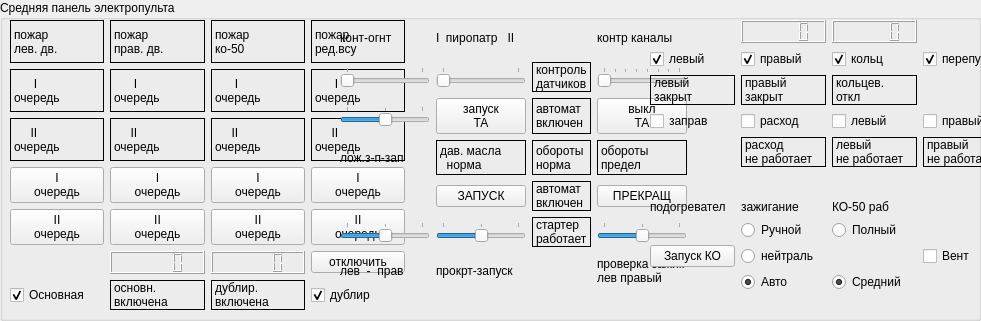
  <widget class="QGroupBox" name="gbMPE">
   <property name="geometry">
    <rect>
     <x>310</x>
     <y>153</y>
     <width>981</width>
     <height>321</height>
    </rect>
   </property>
   <property name="title">
    <string>Средняя панель электропульта</string>
   </property>
   <widget class="QWidget" name="gridLayoutWidget_3">
    <property name="geometry">
     <rect>
      <x>10</x>
      <y>20</y>
      <width>395</width>
      <height>290</height>
     </rect>
    </property>
    <layout class="QGridLayout" name="gridLayout_7">
     <item row="1" column="3">
      <widget class="QLabel" name="i_red_vsu_1_queue">
       <property name="frameShape">
        <enum>QFrame::Box</enum>
       </property>
       <property name="text">
        <string>      I
очередь</string>
       </property>
      </widget>
     </item>
     <item row="5" column="2">
      <widget class="QLCDNumber" name="f_p_hidro_second_2"/>
     </item>
     <item row="2" column="3">
      <widget class="QLabel" name="i_red_vsu_2_queue">
       <property name="frameShape">
        <enum>QFrame::Box</enum>
       </property>
       <property name="text">
        <string>     II
очередь</string>
       </property>
      </widget>
     </item>
     <item row="4" column="3">
      <widget class="QPushButton" name="t_red_vsu_2_queue">
       <property name="text">
        <string>II
очередь</string>
       </property>
      </widget>
     </item>
     <item row="1" column="1">
      <widget class="QLabel" name="i_eng_rght_1_queue">
       <property name="frameShape">
        <enum>QFrame::Box</enum>
       </property>
       <property name="text">
        <string>      I
очередь</string>
       </property>
      </widget>
     </item>
     <item row="5" column="1">
      <widget class="QLCDNumber" name="f_p_hidro_main_2"/>
     </item>
     <item row="0" column="0">
      <widget class="QLabel" name="i_eng_left_fire">
       <property name="frameShape">
        <enum>QFrame::Box</enum>
       </property>
       <property name="text">
        <string>пожар
лев. дв.</string>
       </property>
      </widget>
     </item>
     <item row="1" column="2">
      <widget class="QLabel" name="i_ko_50_1_queue">
       <property name="frameShape">
        <enum>QFrame::Box</enum>
       </property>
       <property name="text">
        <string>      I
очередь</string>
       </property>
      </widget>
     </item>
     <item row="0" column="2">
      <widget class="QLabel" name="i_ko_50_fire">
       <property name="frameShape">
        <enum>QFrame::Box</enum>
       </property>
       <property name="text">
        <string>пожар 
ко-50</string>
       </property>
      </widget>
     </item>
     <item row="4" column="1">
      <widget class="QPushButton" name="t_eng_rght_2_queue">
       <property name="text">
        <string>II
очередь</string>
       </property>
      </widget>
     </item>
     <item row="4" column="2">
      <widget class="QPushButton" name="t_ko_50_2_queue">
       <property name="text">
        <string>II
очередь</string>
       </property>
      </widget>
     </item>
     <item row="3" column="3">
      <widget class="QPushButton" name="t_red_vsu_1_queue">
       <property name="text">
        <string>I
очередь</string>
       </property>
      </widget>
     </item>
     <item row="2" column="0">
      <widget class="QLabel" name="i_eng_left_2_queue">
       <property name="frameShape">
        <enum>QFrame::Box</enum>
       </property>
       <property name="text">
        <string>     II
очередь</string>
       </property>
      </widget>
     </item>
     <item row="3" column="1">
      <widget class="QPushButton" name="t_eng_rght_1_queue">
       <property name="text">
        <string>I
очередь</string>
       </property>
      </widget>
     </item>
     <item row="2" column="1">
      <widget class="QLabel" name="i_eng_rght_2_queue">
       <property name="frameShape">
        <enum>QFrame::Box</enum>
       </property>
       <property name="text">
        <string>     II
очередь</string>
       </property>
      </widget>
     </item>
     <item row="3" column="2">
      <widget class="QPushButton" name="t_ko_50_1_queue">
       <property name="text">
        <string>I
очередь</string>
       </property>
      </widget>
     </item>
     <item row="3" column="0">
      <widget class="QPushButton" name="t_eng_left_1_queue">
       <property name="text">
        <string>I
очередь</string>
       </property>
      </widget>
     </item>
     <item row="0" column="3">
      <widget class="QLabel" name="i_red_vsu_fire">
       <property name="frameShape">
        <enum>QFrame::Box</enum>
       </property>
       <property name="text">
        <string>пожар
ред.всу</string>
       </property>
      </widget>
     </item>
     <item row="4" column="0">
      <widget class="QPushButton" name="t_eng_left_2_queue">
       <property name="text">
        <string>II
очередь</string>
       </property>
      </widget>
     </item>
     <item row="0" column="1">
      <widget class="QLabel" name="i_eng_rght_fire">
       <property name="frameShape">
        <enum>QFrame::Box</enum>
       </property>
       <property name="text">
        <string>пожар
прав. дв.</string>
       </property>
      </widget>
     </item>
     <item row="1" column="0">
      <widget class="QLabel" name="i_eng_left_1_queue">
       <property name="frameShape">
        <enum>QFrame::Box</enum>
       </property>
       <property name="text">
        <string>      I
очередь</string>
       </property>
      </widget>
     </item>
     <item row="2" column="2">
      <widget class="QLabel" name="i_ko_50_2_queue">
       <property name="frameShape">
        <enum>QFrame::Box</enum>
       </property>
       <property name="text">
        <string>     II
очередь</string>
       </property>
      </widget>
     </item>
     <item row="6" column="0">
      <widget class="QCheckBox" name="t_hidro_main">
       <property name="text">
        <string>Основная</string>
       </property>
       <property name="checked">
        <bool>true</bool>
       </property>
      </widget>
     </item>
     <item row="6" column="3">
      <widget class="QCheckBox" name="t_hidro_second">
       <property name="text">
        <string>дублир</string>
       </property>
       <property name="checked">
        <bool>true</bool>
       </property>
      </widget>
     </item>
     <item row="6" column="1">
      <widget class="QLabel" name="i_hidro_main">
       <property name="frameShape">
        <enum>QFrame::Box</enum>
       </property>
       <property name="text">
        <string>основн.
включена</string>
       </property>
      </widget>
     </item>
     <item row="6" column="2">
      <widget class="QLabel" name="i_hidro_second">
       <property name="frameShape">
        <enum>QFrame::Box</enum>
       </property>
       <property name="text">
        <string>дублир.
включена</string>
       </property>
      </widget>
     </item>
     <item row="5" column="3">
      <widget class="QPushButton" name="t_off_second_hidro">
       <property name="text">
        <string>отключить</string>
       </property>
      </widget>
     </item>
    </layout>
   </widget>
   <widget class="QWidget" name="gridLayoutWidget_4">
    <property name="geometry">
     <rect>
      <x>340</x>
      <y>20</y>
      <width>347</width>
      <height>269</height>
     </rect>
    </property>
    <layout class="QGridLayout" name="gridLayout_8">
     <item row="2" column="3">
      <widget class="QPushButton" name="pbTAStop">
       <property name="text">
        <string>выкл
ТА</string>
       </property>
       <property name="checkable">
        <bool>false</bool>
       </property>
      </widget>
     </item>
     <item row="1" column="2">
      <widget class="QLabel" name="i_contr_sensors">
       <property name="frameShape">
        <enum>QFrame::Box</enum>
       </property>
       <property name="text">
        <string>контроль
датчиков</string>
       </property>
      </widget>
     </item>
     <item row="1" column="3">
      <widget class="QSlider" name="horizontalSlider_9">
       <property name="maximum">
        <number>7</number>
       </property>
       <property name="pageStep">
        <number>1</number>
       </property>
       <property name="orientation">
        <enum>Qt::Horizontal</enum>
       </property>
       <property name="tickPosition">
        <enum>QSlider::TicksAbove</enum>
       </property>
      </widget>
     </item>
     <item row="5" column="3">
      <widget class="QSlider" name="horizontalSlider_8">
       <property name="maximum">
        <number>2</number>
       </property>
       <property name="pageStep">
        <number>1</number>
       </property>
       <property name="value">
        <number>1</number>
       </property>
       <property name="orientation">
        <enum>Qt::Horizontal</enum>
       </property>
       <property name="tickPosition">
        <enum>QSlider::TicksAbove</enum>
       </property>
      </widget>
     </item>
     <item row="4" column="3">
      <widget class="QPushButton" name="pbLanchOff">
       <property name="text">
        <string>ПРЕКРАЩ</string>
       </property>
       <property name="checkable">
        <bool>false</bool>
       </property>
      </widget>
     </item>
     <item row="3" column="0">
      <widget class="QLabel" name="label_46">
       <property name="text">
        <string>лож.з-п-зап</string>
       </property>
      </widget>
     </item>
     <item row="6" column="3">
      <widget class="QLabel" name="label_45">
       <property name="text">
        <string>проверка зажиг.
лев правый</string>
       </property>
      </widget>
     </item>
     <item row="6" column="1">
      <widget class="QLabel" name="label_44">
       <property name="text">
        <string>прокрт-запуск</string>
       </property>
      </widget>
     </item>
     <item row="3" column="3">
      <widget class="QLabel" name="i_rpm_max">
       <property name="frameShape">
        <enum>QFrame::Box</enum>
       </property>
       <property name="text">
        <string>обороты
предел</string>
       </property>
      </widget>
     </item>
     <item row="1" column="1">
      <widget class="QSlider" name="horizontalSlider_4">
       <property name="minimum">
        <number>0</number>
       </property>
       <property name="maximum">
        <number>1</number>
       </property>
       <property name="pageStep">
        <number>1</number>
       </property>
       <property name="value">
        <number>0</number>
       </property>
       <property name="orientation">
        <enum>Qt::Horizontal</enum>
       </property>
       <property name="tickPosition">
        <enum>QSlider::TicksAbove</enum>
       </property>
      </widget>
     </item>
     <item row="5" column="1">
      <widget class="QSlider" name="horizontalSlider_6">
       <property name="maximum">
        <number>2</number>
       </property>
       <property name="pageStep">
        <number>1</number>
       </property>
       <property name="value">
        <number>1</number>
       </property>
       <property name="orientation">
        <enum>Qt::Horizontal</enum>
       </property>
       <property name="tickPosition">
        <enum>QSlider::TicksAbove</enum>
       </property>
      </widget>
     </item>
     <item row="5" column="2">
      <widget class="QLabel" name="i_ta_work">
       <property name="frameShape">
        <enum>QFrame::Box</enum>
       </property>
       <property name="text">
        <string>стартер
работает</string>
       </property>
      </widget>
     </item>
     <item row="2" column="0">
      <widget class="QSlider" name="horizontalSlider_5">
       <property name="maximum">
        <number>2</number>
       </property>
       <property name="pageStep">
        <number>1</number>
       </property>
       <property name="value">
        <number>1</number>
       </property>
       <property name="orientation">
        <enum>Qt::Horizontal</enum>
       </property>
       <property name="tickPosition">
        <enum>QSlider::TicksAbove</enum>
       </property>
      </widget>
     </item>
     <item row="4" column="2">
      <widget class="QLabel" name="i_eng_automat_on">
       <property name="frameShape">
        <enum>QFrame::Box</enum>
       </property>
       <property name="text">
        <string>автомат
включен</string>
       </property>
      </widget>
     </item>
     <item row="2" column="1">
      <widget class="QPushButton" name="pbTAStart">
       <property name="text">
        <string>запуск
ТА</string>
       </property>
       <property name="checkable">
        <bool>false</bool>
       </property>
      </widget>
     </item>
     <item row="1" column="0">
      <widget class="QSlider" name="horizontalSlider_3">
       <property name="maximum">
        <number>1</number>
       </property>
       <property name="pageStep">
        <number>1</number>
       </property>
       <property name="value">
        <number>0</number>
       </property>
       <property name="orientation">
        <enum>Qt::Horizontal</enum>
       </property>
       <property name="tickPosition">
        <enum>QSlider::TicksAbove</enum>
       </property>
      </widget>
     </item>
     <item row="3" column="2">
      <widget class="QLabel" name="i_rpm_norm">
       <property name="frameShape">
        <enum>QFrame::Box</enum>
       </property>
       <property name="text">
        <string>обороты
норма</string>
       </property>
      </widget>
     </item>
     <item row="6" column="0">
      <widget class="QLabel" name="label_43">
       <property name="text">
        <string>лев  -  прав</string>
       </property>
      </widget>
     </item>
     <item row="3" column="1">
      <widget class="QLabel" name="i_p_oil_norm">
       <property name="frameShape">
        <enum>QFrame::Box</enum>
       </property>
       <property name="text">
        <string>дав. масла
  норма</string>
       </property>
      </widget>
     </item>
     <item row="4" column="1">
      <widget class="QPushButton" name="pbLanch">
       <property name="text">
        <string>ЗАПУСК</string>
       </property>
       <property name="checkable">
        <bool>false</bool>
       </property>
       <property name="checked">
        <bool>false</bool>
       </property>
      </widget>
     </item>
     <item row="2" column="2">
      <widget class="QLabel" name="i_ta_automat_on">
       <property name="frameShape">
        <enum>QFrame::Box</enum>
       </property>
       <property name="text">
        <string>автомат
включен</string>
       </property>
      </widget>
     </item>
     <item row="5" column="0">
      <widget class="QSlider" name="horizontalSlider_7">
       <property name="maximum">
        <number>2</number>
       </property>
       <property name="pageStep">
        <number>1</number>
       </property>
       <property name="value">
        <number>1</number>
       </property>
       <property name="orientation">
        <enum>Qt::Horizontal</enum>
       </property>
       <property name="tickPosition">
        <enum>QSlider::TicksAbove</enum>
       </property>
      </widget>
     </item>
     <item row="0" column="0">
      <widget class="QLabel" name="label_47">
       <property name="text">
        <string>конт-огнт</string>
       </property>
      </widget>
     </item>
     <item row="0" column="1">
      <widget class="QLabel" name="label_48">
       <property name="text">
        <string>I  пиропатр   II</string>
       </property>
      </widget>
     </item>
     <item row="0" column="3">
      <widget class="QLabel" name="label_49">
       <property name="text">
        <string>контр каналы</string>
       </property>
      </widget>
     </item>
    </layout>
   </widget>
   <widget class="QWidget" name="gridLayoutWidget_5">
    <property name="geometry">
     <rect>
      <x>650</x>
      <y>20</y>
      <width>358</width>
      <height>272</height>
     </rect>
    </property>
    <layout class="QGridLayout" name="gridLayout_9">
     <item row="7" column="2">
      <widget class="QRadioButton" name="t_ko50_full">
       <property name="text">
        <string>Полный</string>
       </property>
       <attribute name="buttonGroup">
        <string notr="true">ko_power</string>
       </attribute>
      </widget>
     </item>
     <item row="7" column="1">
      <widget class="QRadioButton" name="t_ko50_man">
       <property name="text">
        <string>Ручной</string>
       </property>
       <attribute name="buttonGroup">
        <string notr="true">ko_mode</string>
       </attribute>
      </widget>
     </item>
     <item row="9" column="2">
      <widget class="QRadioButton" name="t_ko50_midl">
       <property name="text">
        <string>Средний</string>
       </property>
       <property name="checked">
        <bool>true</bool>
       </property>
       <attribute name="buttonGroup">
        <string notr="true">ko_power</string>
       </attribute>
      </widget>
     </item>
     <item row="0" column="1">
      <widget class="QLCDNumber" name="f_t_ta_2"/>
     </item>
     <item row="4" column="3">
      <widget class="QLabel" name="i_fpump_right_off">
       <property name="frameShape">
        <enum>QFrame::Box</enum>
       </property>
       <property name="text">
        <string>правый
не работает</string>
       </property>
      </widget>
     </item>
     <item row="9" column="1">
      <widget class="QRadioButton" name="t_ko50_auto">
       <property name="text">
        <string>Авто</string>
       </property>
       <property name="checked">
        <bool>true</bool>
       </property>
       <attribute name="buttonGroup">
        <string notr="true">ko_mode</string>
       </attribute>
      </widget>
     </item>
     <item row="2" column="1">
      <widget class="QLabel" name="i_fuel_right_close">
       <property name="frameShape">
        <enum>QFrame::Box</enum>
       </property>
       <property name="text">
        <string>правый
закрыт</string>
       </property>
      </widget>
     </item>
     <item row="2" column="2">
      <widget class="QLabel" name="i_fuel_bypass_close">
       <property name="frameShape">
        <enum>QFrame::Box</enum>
       </property>
       <property name="text">
        <string>кольцев.
откл</string>
       </property>
      </widget>
     </item>
     <item row="3" column="1">
      <widget class="QCheckBox" name="t_fpump_consum">
       <property name="text">
        <string>расход</string>
       </property>
      </widget>
     </item>
     <item row="7" column="3" rowspan="3">
      <widget class="QCheckBox" name="t_ko50_vent">
       <property name="text">
        <string>Вент</string>
       </property>
      </widget>
     </item>
     <item row="0" column="2">
      <widget class="QLCDNumber" name="f_p_ta_2"/>
     </item>
     <item row="4" column="2">
      <widget class="QLabel" name="i_fpump_left_off">
       <property name="frameShape">
        <enum>QFrame::Box</enum>
       </property>
       <property name="text">
        <string>левый
не работает</string>
       </property>
      </widget>
     </item>
     <item row="2" column="0">
      <widget class="QLabel" name="i_fuel_left_close">
       <property name="frameShape">
        <enum>QFrame::Box</enum>
       </property>
       <property name="text">
        <string>левый
закрыт</string>
       </property>
      </widget>
     </item>
     <item row="6" column="1">
      <widget class="QLabel" name="i_ko50_ignition">
       <property name="text">
        <string>зажигание</string>
       </property>
      </widget>
     </item>
     <item row="4" column="1">
      <widget class="QLabel" name="i_fpump_consum_off">
       <property name="frameShape">
        <enum>QFrame::Box</enum>
       </property>
       <property name="text">
        <string>расход
не работает</string>
       </property>
      </widget>
     </item>
     <item row="1" column="2">
      <widget class="QCheckBox" name="t_fuel_bypass_close">
       <property name="text">
        <string>кольц</string>
       </property>
       <property name="checked">
        <bool>true</bool>
       </property>
      </widget>
     </item>
     <item row="5" column="1">
      <spacer name="verticalSpacer_2">
       <property name="orientation">
        <enum>Qt::Vertical</enum>
       </property>
       <property name="sizeHint" stdset="0">
        <size>
         <width>20</width>
         <height>40</height>
        </size>
       </property>
      </spacer>
     </item>
     <item row="3" column="0">
      <widget class="QCheckBox" name="t_fpump_refil">
       <property name="text">
        <string>заправ</string>
       </property>
      </widget>
     </item>
     <item row="1" column="1">
      <widget class="QCheckBox" name="t_fuel_right_close">
       <property name="text">
        <string>правый</string>
       </property>
       <property name="checked">
        <bool>true</bool>
       </property>
      </widget>
     </item>
     <item row="3" column="3">
      <widget class="QCheckBox" name="t_fpump_right">
       <property name="text">
        <string>правый</string>
       </property>
      </widget>
     </item>
     <item row="6" column="0">
      <widget class="QLabel" name="i_ko50_heater">
       <property name="text">
        <string>подогревател</string>
       </property>
      </widget>
     </item>
     <item row="1" column="3">
      <widget class="QCheckBox" name="t_fuel_perepusk">
       <property name="text">
        <string>перепуск</string>
       </property>
       <property name="checked">
        <bool>true</bool>
       </property>
      </widget>
     </item>
     <item row="3" column="2">
      <widget class="QCheckBox" name="t_fpump_left">
       <property name="text">
        <string>левый</string>
       </property>
      </widget>
     </item>
     <item row="1" column="0">
      <widget class="QCheckBox" name="t_fuel_left_close">
       <property name="text">
        <string>левый</string>
       </property>
       <property name="checked">
        <bool>true</bool>
       </property>
      </widget>
     </item>
     <item row="7" column="0" rowspan="3">
      <widget class="QPushButton" name="t_ko50_ta_start">
       <property name="text">
        <string>Запуск КО</string>
       </property>
      </widget>
     </item>
     <item row="6" column="2">
      <widget class="QLabel" name="i_ko50_work">
       <property name="text">
        <string>КО-50 раб</string>
       </property>
      </widget>
     </item>
     <item row="8" column="1">
      <widget class="QRadioButton" name="radioButton">
       <property name="text">
        <string>нейтраль</string>
       </property>
       <attribute name="buttonGroup">
        <string notr="true">ko_mode</string>
       </attribute>
      </widget>
     </item>
    </layout>
   </widget>
  </widget>
